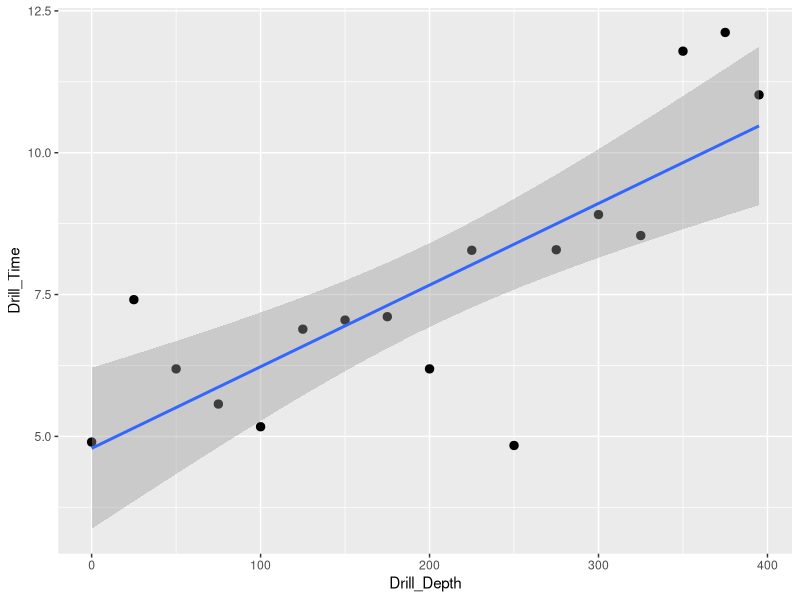

Recreate this plot in R.
## ---- chunk 1
knitr::opts_chunk$set(fig.width = 12, fig.height = 8,echo = FALSE,warning = FALSE,message = FALSE)
## ---- chunk 2
# Dataset and R settings
library(ggplot2)
library(cowplot)

setwd("E:/School/2019/Spring/319 - Applied Statistics/Data")
drillRock <- read.csv(file = "drillrock.csv",header = TRUE)
## ---- chunk 3
Drill_Time <- drillRock$time
Drill_Depth <- drillRock$depth

drillPlot <- ggplot(drillRock,aes(x=Drill_Depth, y=Drill_Time))+geom_point(size=2.5)+geom_smooth(method = "lm")
drillPlot
r <- cor(Drill_Depth,Drill_Time)
## ---- chunk 4
r2 <- r^2
fit <- lm(Drill_Time~Drill_Depth, data = drillRock)
tTest <- t.test(Drill_Depth,Drill_Time)
tStat <- tTest$statistic
pValue <- tTest$p.value
## ---- chunk 5
x <- 300
pTime <- fit$coefficients[1]+(fit$coefficients[2]*x) 
## ---- chunk 6
interval <- confint(fit)

